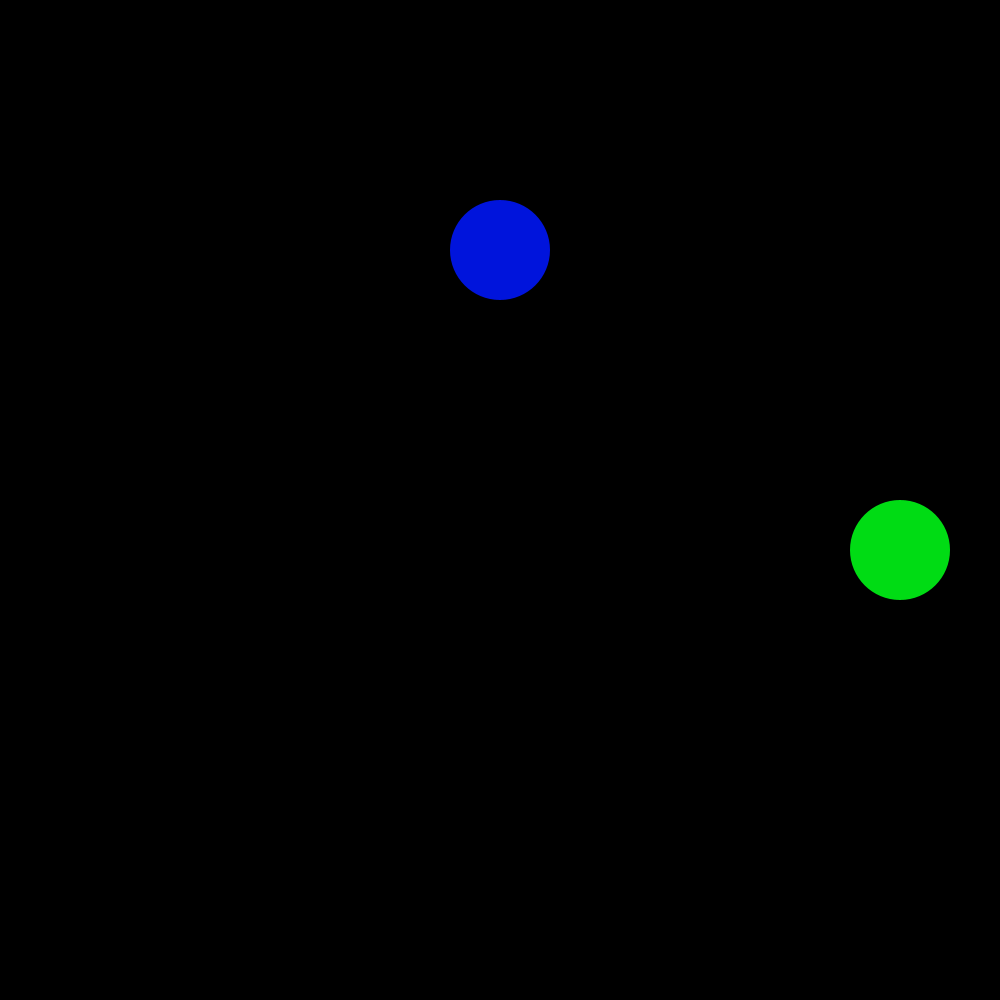
Frame 1 (no input)
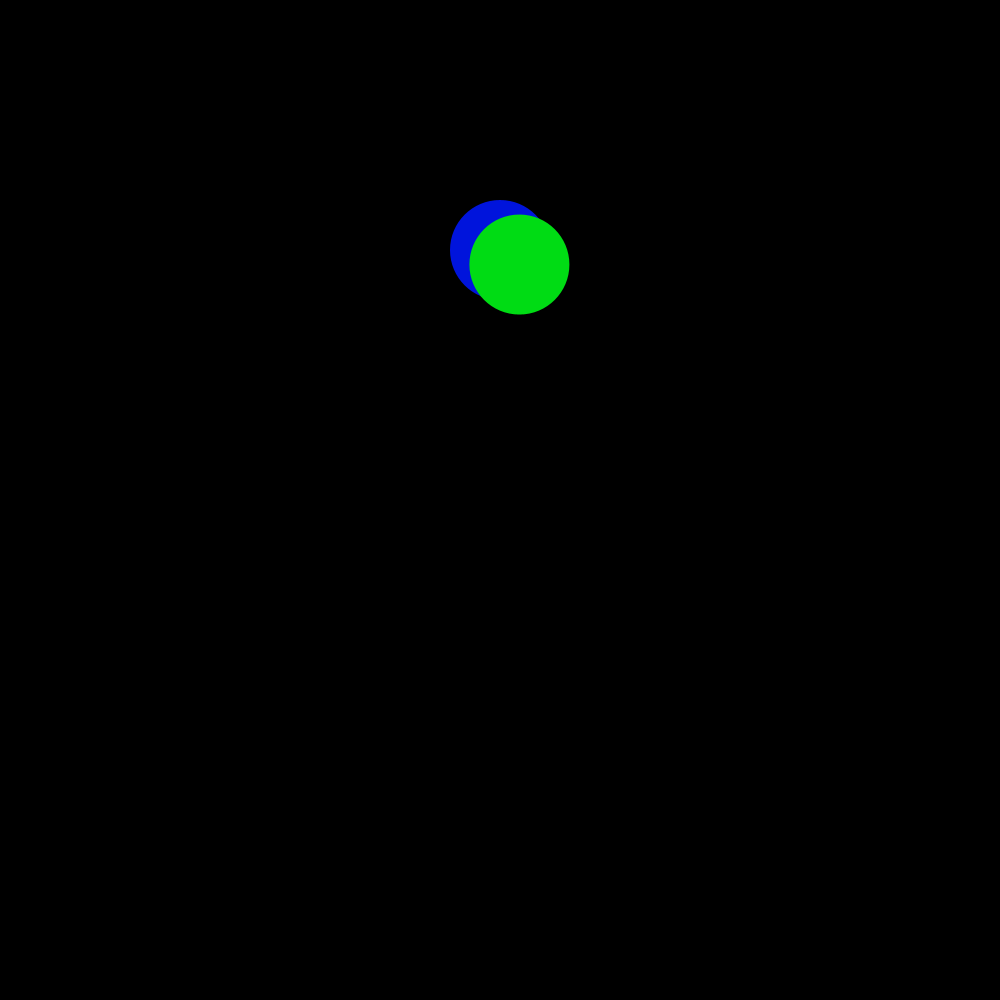
Frame 60 (the mouse pressed at the canvas centre just before this capture)
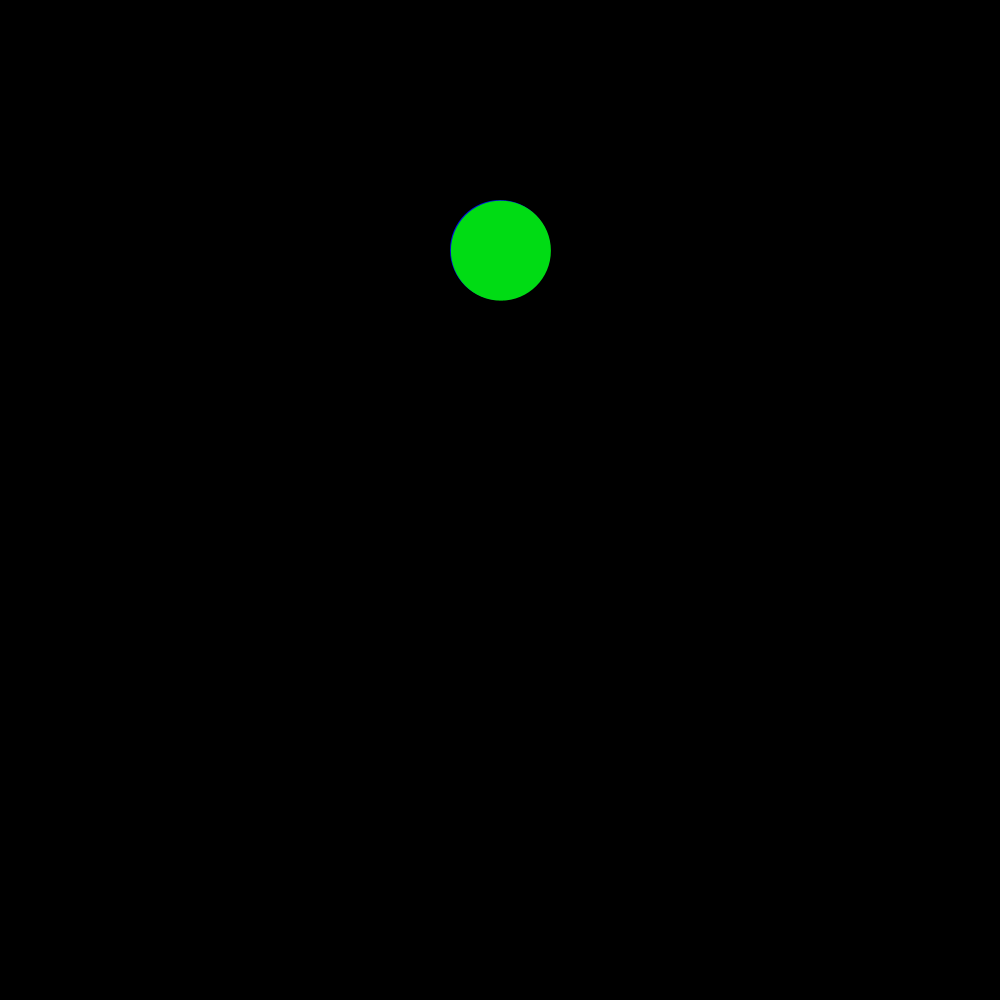
Frame 120 (the mouse held since frame 60 and released just before this capture)

The Processing sketch that drew these frames (run headless with seeded random() and noise(); from frame 60 on, the mouse is pressed at the canvas centre):

// Processing sketch: MoveToChild
// ── MoveToChild.pde
SlideUp slide = new SlideUp(5);
void setup() {
  size(1000,1000);
  noStroke();
  fill(0,20,220);
}
void draw() {
  slide.draw();
}

// ── SlideUp.pde
class SlideUp {
  float XCor;
  float YCor = 550;
  SlideUp(int whichChild) { //children labeled 1-5
    XCor = (float) ((whichChild * 200) -100);
  }

  void draw() {
    background(0);
    fill(0, 20, 220);
    ellipse(500, 250, 100, 100);
    fill(0, 220, 20);
    ellipse(XCor, YCor, 100, 100);
    XCor += (float) (500 - XCor) / 20; //what youd ivide by affects the speed of the child
    YCor += (float) (250 - YCor) / 20;
  }
}
